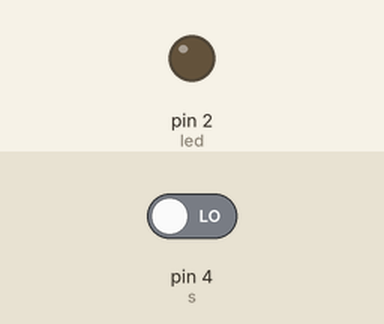
This sketch was run on a simulated Arduino Uno, built with avr-gcc and run on an emulated ATmega328P. On the bench: output pins drawn as LEDs (lit = HIGH). The test bench sets the inputs (shaded band); at power-on: pin 4 (s) LOW.

Above: at 1.2 s.
1.3 s: pin 4 (s) driven HIGH
At 1.7 s:
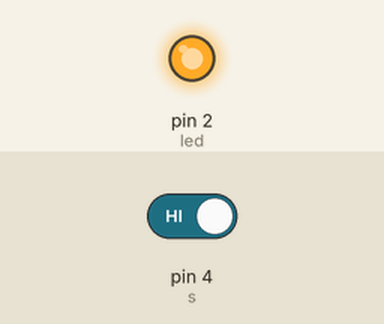
2.8 s: pin 4 (s) driven LOW
At 4.0 s:
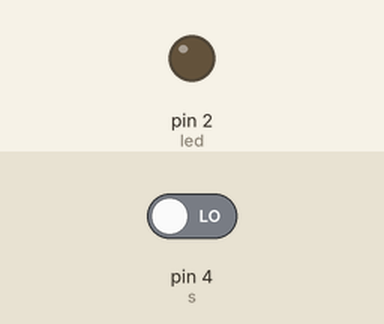
Timing chart, 0 to 5.8 s (numbered marks = the images above; inputs shaded):
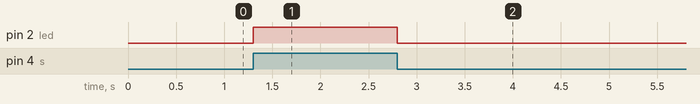

The sketch:

switch.ino
```cpp
const int s=4;
const int led=2;
void setup() {
  pinMode(led,OUTPUT);
  pinMode(s,INPUT);
  // put your setup code here, to run once:

}

void loop() {
if (digitalRead(s)==1){
  digitalWrite(led,HIGH);
  }
 else{
  digitalWrite(led,LOW);
  }
}
```

Measured:
- after the input at 1.3 s, pin 2 (led): LOW → HIGH at once
- after the input at 2.8 s, pin 2 (led): HIGH → LOW at once
